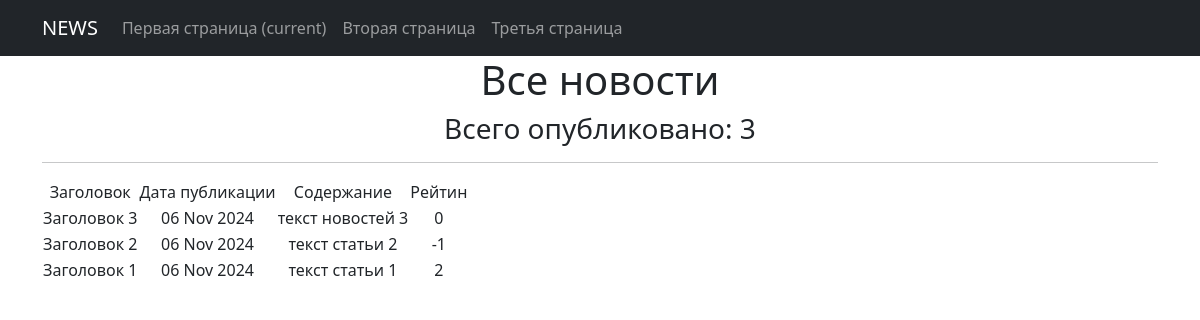
The page /news/ on the database as committed earlier.
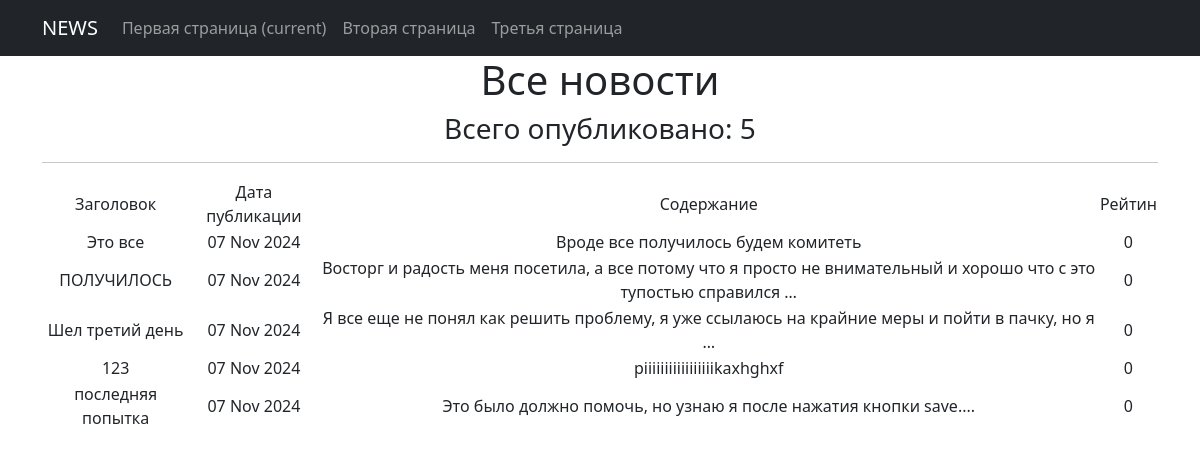
The same page on the database as committed later.
### news/models.py (models this page shows, shortened)
class Post(models.Model):
    author = models.ForeignKey(Author, on_delete=models.CASCADE, related_name='posts')
    post_type = models.CharField(max_length=2, choices=CONTENT, default=news)
    post_time = models.DateTimeField(auto_now_add=True)
    category = models.ManyToManyField(Category, through='PostCategory')
    title = models.CharField(max_length=255)
    text = models.TextField()
    rating = models.IntegerField(default=0)

### news/views.py (the view)
# urls.py: path('', PostsList.as_view(), name='post_list'),
class PostsList(ListView):
    model = Post
    ordering = '-post_time'
    template_name = 'news.html'
    context_object_name = 'news'
    paginate_by = 5
    def get_queryset(self):
        queryset = super().get_queryset()
        self.filterset = PostFilter(self.request.GET, queryset)
        return self.filterset.qs
    def get_context_data(self, **kwargs):
        context = super().get_context_data(**kwargs)
        context['filterset'] = self.filterset
        context['time_now'] = datetime.utcnow()
        return context

### news/templatetags/censor_filter.py (called while the page is built)
@register.filter()
def censor(text):
    words = text.split()
    for i, word in enumerate(words):
        if word.lower().replace(',', '').replace('.', '').replace('!', '').replace('?', '') in CENSOR_WORDS:
            words[i] = word[0] + '*' * (len(word) - 1)
    return " ".join(words)

### templates/news.html
{% extends 'flatpages/default.html' %}
{% load censor_filter %}
{% block title %}
NEWS
{% endblock title %}
{% block content %}
   <h1>Все новости</h1>
   <h3>Всего опубликовано: {{ news|length }}</h3>
   <hr>
   {% if news %}
       <table>
           <tr>
               <td>Заголовок</td>
               <td>Дата публикации</td>
               <td>Содержание</td>
               <td>Рейтин</td>
           </tr>
           {% for post in news%}
           <tr>
               <td>{{ post.title|censor }}</td>
               <td>{{ post.post_time|date:'d M Y' }}</td>
               <td>{{ post.text|truncatewords:20|censor }}</td>
               <td>{{ post.rating }}</td>
           </tr>
           {% endfor %}
       </table>
   {% else %}
       <h2>Новостей нет!</h2>
   {% endif %}
{% endblock content %}

Rows that differ between the two databases and show on the page:
no longer on this page (row edited): Post: title|censor "Заголовок 3", post_time "06 Nov 2024", text|censor "текст новостей 3", rating "0"
removed Post: title|censor "Заголовок 2", post_time "06 Nov 2024", text|censor "текст статьи 2", rating "-1"
removed Post: title|censor "Заголовок 1", post_time "06 Nov 2024", text|censor "текст статьи 1", rating "2"
added Post: title|censor "Это все", post_time "07 Nov 2024", text|censor "Вроде все получилось будем комитеть", rating "0"
added Post: title|censor "ПОЛУЧИЛОСЬ", post_time "07 Nov 2024", text|censor "Восторг и радость меня посетила, а все потому что я просто не внимательный и хорошо что с это тупостью справился …", rating "0"
added Post: title|censor "Шел третий день", post_time "07 Nov 2024", text|censor "Я все еще не понял как решить проблему, я уже ссылаюсь на крайние меры и пойти в пачку, но я …", rating "0"
added Post: title|censor "123", post_time "07 Nov 2024", text|censor "piiiiiiiiiiiiiiiiikaxhghxf", rating "0"
added Post: title|censor "последняя попытка", post_time "07 Nov 2024", text|censor "Это было должно помочь, но узнаю я после нажатия кнопки save....", rating "0"
Other text that changed with them:
{{ news|length }}: "3" → "5"
